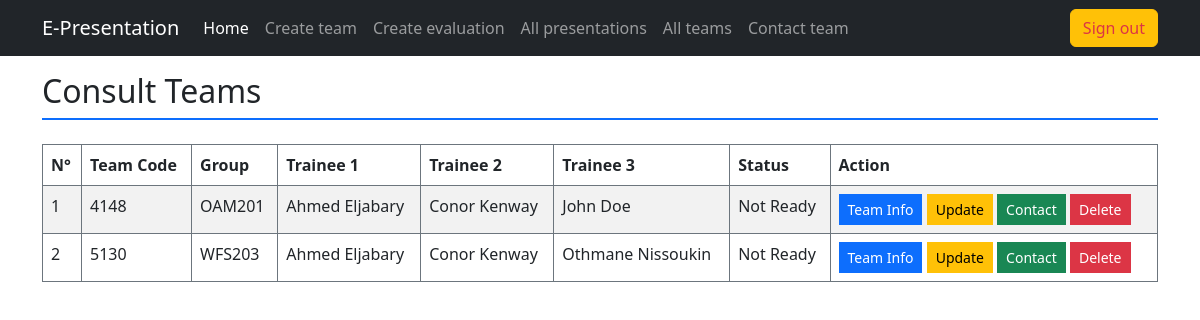
/index.php?action=all_teams (signed in), run on an earlier commit of the app's database.
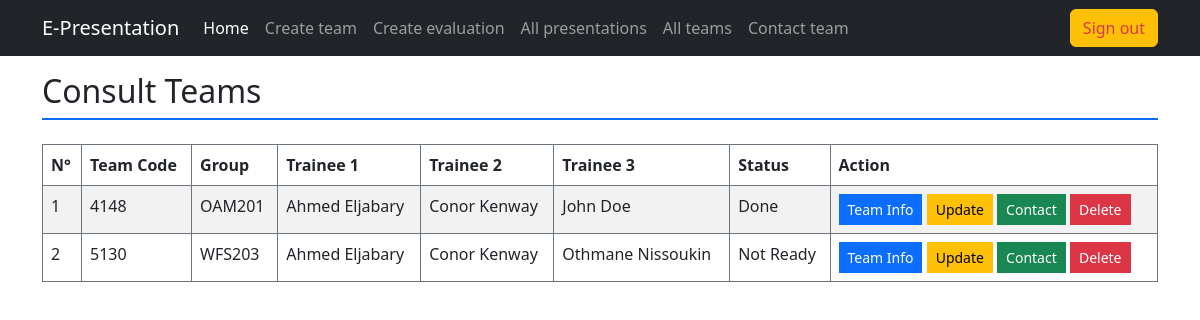
And on a later commit of the database.
### tables this page shows
CREATE TABLE `team` (
  `team_code` varchar(8) NOT NULL,
  `group_code` varchar(10) NOT NULL,
  `presentation_date` date DEFAULT NULL,
  `presentation_time` time DEFAULT NULL,
  `status` enum('Done','Ready','Not Ready') DEFAULT 'Not Ready'
);

### app/controller/layouts_rendering.php (called while the page is built, shortened)
<?php
    class LayoutRendering {
        static function all_teams() {
            $teams_data = PresentationModel::fetch_teams_full_info();
            if (isset($teams_data[0])) {
                $teams_data = is_null($teams_data[0]["team_code"]) ? [] : $teams_data;
            }
            require "app/view/mentor/all_teams.php";
        }
    }

### app/model/team_model.php (called while the page is built, shortened)
<?php
    class PresentationModel {
        static function connection() {
            $username = "root";
            $password = "";
            $host = "localhost";
            $dbname = "e-presentations";
            $dsn = "mysql:host=$host;dbname=$dbname";
            try {
                return new PDO($dsn, $username, $password);
            } catch (PDOException $err) {
                echo "<div class='alert alert-danger'>Database connection couldn't be established</div>";
                $err->getMessage();
            }
        }
        static function fetch_teams_full_info() {
            $connection = self::connection();
            $request = $connection->prepare("
                SELECT team.team_code, GROUP_CONCAT(trainee.fullname) AS members, team.group_code, team.status
                FROM team
                INNER JOIN trainee
                ON team.team_code = trainee.team_code
                GROUP BY team.team_code;");
            $request->execute();
            return $request->fetchAll(PDO::FETCH_ASSOC);
        }
    }
?>

### app/view/mentor/all_teams.php (the view, shortened to what this page needs)
<h2 class="border-bottom pb-2 border-2 border-primary mb-4">Consult Teams</h2>
<div class="table-responsive">
    <table class="table table-bordered border-secondary table-striped table-hover">
        <thead>
            <th>N°</th>
            <th>Team Code</th>
            <th>Group</th>
            <th>Trainee 1</th>
            <th>Trainee 2</th>
            <th>Trainee 3</th>
            <th>Status</th>
            <th>Action</th>
        </thead>
        <?php
            $counter = 0;
            foreach($teams_data as $team):
                ++$counter;
                $members = explode(",", $team["members"]);
        ?>
            <tr>
                <td><?= $counter ?></td>
                <td><?= $team["team_code"] ?></td>
                <td><?= $team["group_code"] ?></td>
                <td><?= isset($members[0]) ? $members[0] : "------" ?></td>
                <td><?= isset($members[1]) ? $members[1] : "------" ?></td>
                <td><?= isset($members[2]) ? $members[2] : "------" ?></td>
                <td><?= $team["status"] ?></td>
                <td>
                    <a href="index.php?action=team_info&team_code=<?= $team["team_code"] ?>" class="btn btn-sm btn-primary rounded-0" target="_blank">Team Info</a>
                    <a href="index.php?action=update&team_code=<?= $team["team_code"] ?>" class="btn btn-sm btn-warning rounded-0" target="_blank">Update</a>
                    <a href="index.php?action=contact&team_code=<?= $team['team_code'] ?>" class="btn btn-sm btn-success rounded-0">Contact</a>
                    <button class="btn btn-sm btn-danger rounded-0">Delete</button>
                </td>
            </tr>
        <?php
            endforeach;
        ?>
    </table>
</div>
<?php
    require "app/view/master.php";
?>

What changed in the data, as far as the page shows it:
changed team "OAM201": status "Not Ready" → "Done"
